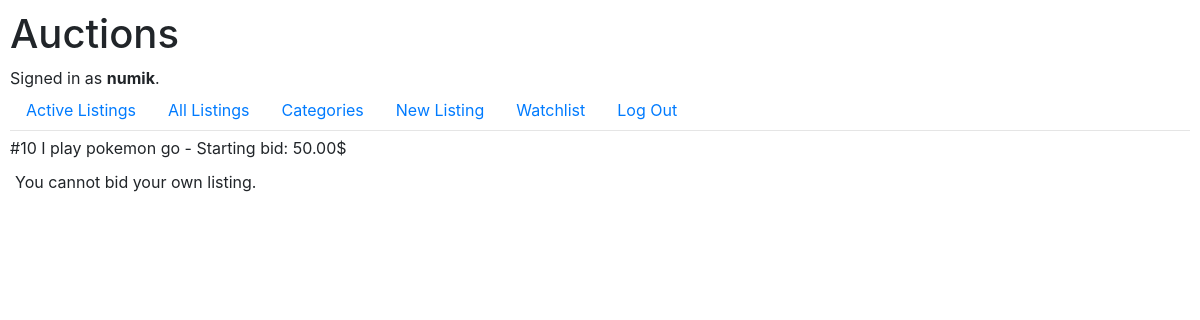
Page /listing/10/bid (signed in) on the committed database.
### auctions/models.py (models this page shows)
class User(AbstractUser):
    pass

class Auction(models.Model):
    title = models.CharField(max_length=64)
    description = models.TextField(max_length=256)
    image_url = models.CharField(max_length=256, blank=True, null=True)
    category = models.CharField(max_length=256)
    created_by = models.ForeignKey(
        User,
        on_delete=models.CASCADE,
        related_name="Auction"
    )
    created_at = models.DateTimeField(auto_now_add=True)
    views = models.IntegerField(default=0)
    is_active = models.BooleanField(default=True)
    end_time = models.DateTimeField()
    bid_count = models.IntegerField(default=0)
    starting_bid = models.DecimalField(max_digits=16, decimal_places=2, validators=[MinValueValidator(0)])
    current_bid = models.ForeignKey(
        "Bid",
        on_delete=models.SET_NULL,
        null=True,
        blank=True,
        related_name="auction_bids"
    )
    winner = models.ForeignKey(
        User,
        on_delete=models.SET_NULL,
        null=True,
        blank=True,
        related_name="winner"
    )
    def __str__(self):
        if self.current_bid is None:
            bid_status = f"Starting bid: {self.starting_bid:,}$"
        else:
            bid_status = f"Current bid: {self.current_bid.amount:,}$ by {self.current_bid.bidder}"
        return f"#{self.id:,} {self.title} - {bid_status}"

### auctions/views.py (the view, shortened to what this page needs)
# urls.py: path("listing/<int:id>/bid", views.bid, name="bid"),
@login_required(login_url="/login/")
def bid(request, id):
    if (current_listing := Auction.objects.get(id=id)) is not None:
        return render(request, "auctions/bid.html", {
            "auction": current_listing,
            "bid_form": BidForm
        })

### auctions/templates/auctions/bid.html
{% extends 'auctions/layout.html' %}
{% block body %}
    {{ auction }}
    <p>
        {% if user.is_authenticated %}
            {% if user == auction.created_by %}
                <p>You cannot bid your own listing.</p>
            {% elif auction.is_active %}
                <form action="" method="post">
                    {% csrf_token %}
                    {{ bid_form.as_p }}
                    <input type="submit" value="Bid">
                </form>
            {% else %}
                <p>This auction is closed</p>
            {% endif %}
        {% endif %}
    </p>
{% endblock body %}

### auctions/templates/auctions/layout.html (shortened to what this page needs)
{% load static %}
<!DOCTYPE html>
<html lang="en">
    <head>
        <link rel="stylesheet" href="https://stackpath.bootstrapcdn.com/bootstrap/4.4.1/css/bootstrap.min.css">
        <link href="{% static 'auctions/styles.css' %}" rel="stylesheet">
    </head>
    <body>
        <h1>Auctions</h1>
        <div>
            {% if user.is_authenticated %}
                Signed in as <strong>{{ user.username }}</strong>.
            {% else %}
                Not signed in.
            {% endif %}
        </div>
        <ul class="nav">
            <li class="nav-item">
                <a class="nav-link" href="{% url 'auctions:index' %}">Active Listings</a>
            </li>
            <li class="nav-item">
                <a class="nav-link" href="{% url 'auctions:all' %}">All Listings</a>
            </li>
            <li class="nav-item">
                <a class="nav-link" href="{% url 'auctions:categories' %}">Categories</a>
            </li>
            {% if user.is_authenticated %}
                <li class="nav-item">
                    <a class="nav-link" href="{% url 'auctions:new' %}">New Listing</a>
                </li>
                <li class="nav-item">
                    <a class="nav-link" href="{% url 'auctions:watchlist' %}">Watchlist</a>
                </li>
                <li class="nav-item">
                    <a class="nav-link" href="{% url 'auctions:logout' %}">Log Out</a>
                </li>
            {% endif %}
        </ul>
        <hr>
        {% block body %}
        {% endblock %}
    </body>
</html>

### auctions/static/auctions/styles.css (style rules this page uses)
body { margin: 0; padding: 10px; }
p { display: flex; justify-content: space-between; margin: 5px; }
hr { margin: 0 0 5px 0; padding: 0; }

### rows in the picture
User: username "numik"
Auction: current_bid+starting_bid+id "#10 I play pokemon go - Starting bid: 50.00$"
